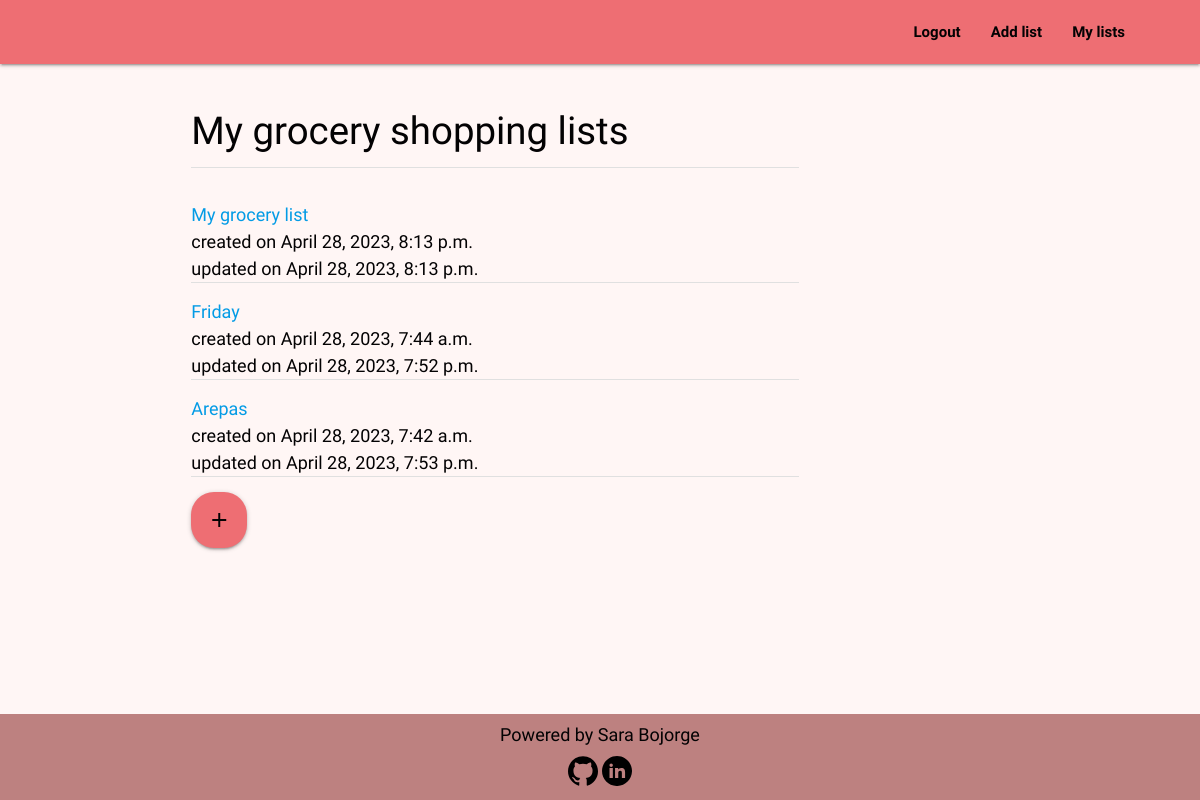
Before: /grocery_list/index/ (signed in) with the older database file.
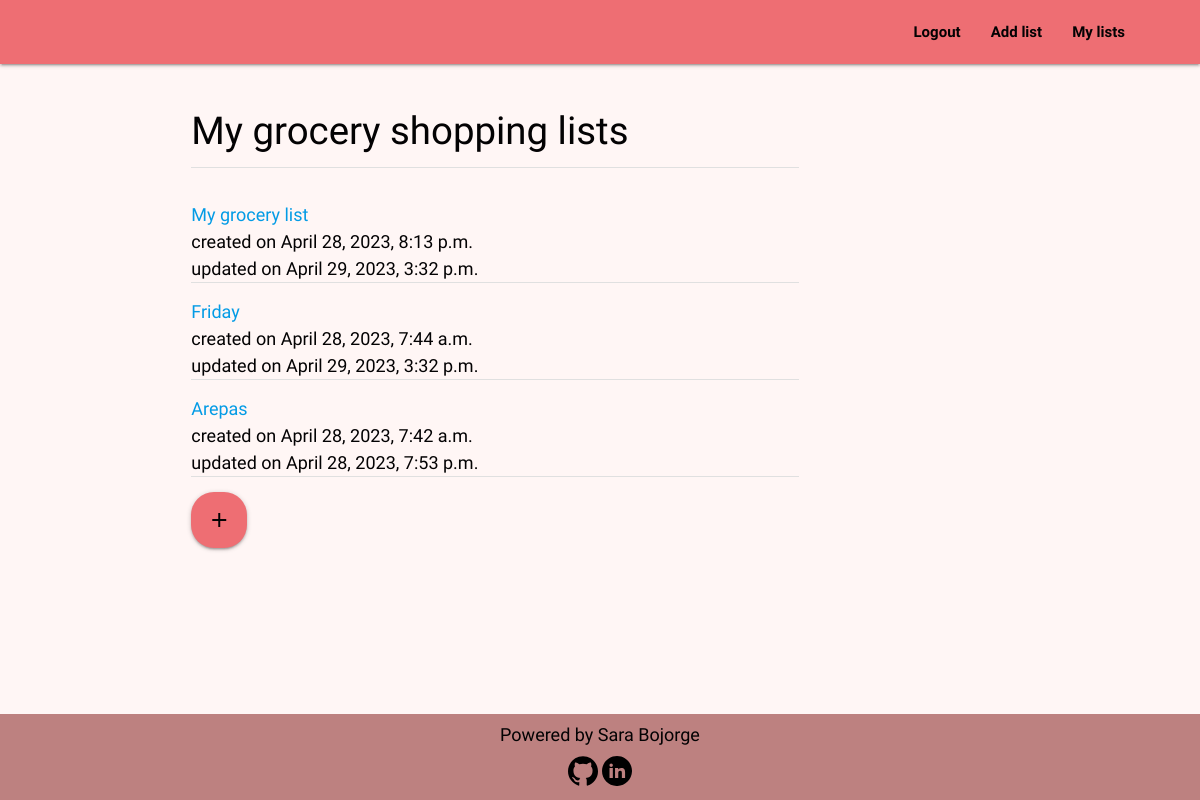
After: the same page with the newer database file.
### grocery_list/models.py (models this page shows, shortened)
class Grocery(models.Model):
    name = models.CharField(max_length=500, default='My grocery list')
    user = models.ForeignKey(User, on_delete=models.CASCADE,
                             related_name='grocery_owner')
    created_on = models.DateTimeField(auto_now_add=True)
    updated_on = models.DateTimeField(auto_now=True)
    item = RichTextField(max_length=10000, null=False, blank=False)
    class Meta:
        ordering = ['-created_on']

### grocery_list/views.py (the view)
# urls.py: path('index/', Index.as_view(), name='index'),
class Index(LoginRequiredMixin, ListView):
    model = Grocery
    template_name = 'grocery_list/index.html'
    context_object_name = 'grocerys'
    def get_queryset(self, **kwargs):
        grocerys = self.model.objects.filter(user=self.request.user)
        return grocerys

### grocery_list/templates/grocery_list/index.html (shortened to what this page needs)
{% extends 'base.html' %}
{% block content %}
<div class="container row">
    <div class="col s12 m8 l9">
        <h1>My grocery shopping lists</h1>
            {% for grocery in grocerys %}
            <div class="divider"></div>
            <div class="section">
                <ul>
                    <a href="{% url 'display_item' grocery.id %}" aria-label="Click to display the items within this list">
                        <li>{{ grocery.name }}</li>
                    </a>
                    <li>created on {{ grocery.created_on }}</li>
                    <li>updated on {{ grocery.updated_on }}</li>
                    {% empty %}
                    <p>You don't have any list</p>
                </ul>
                {% endfor %}
                <div class="divider"></div>
                <div class="section">
                <a href="{% url 'add_list' %}" class="btn-floating btn-large waves-effect"><i
                    class="material-icons">add</i></a>
            </div>
        </div>
    </div>
    {% endblock  %}

Changed rows visible on the page:
changed Grocery "My grocery list": updated_on "April 28, 2023, 8:13 p.m." → "April 29, 2023, 3:32 p.m."
changed Grocery "Friday": updated_on "April 28, 2023, 7:52 p.m." → "April 29, 2023, 3:32 p.m."
